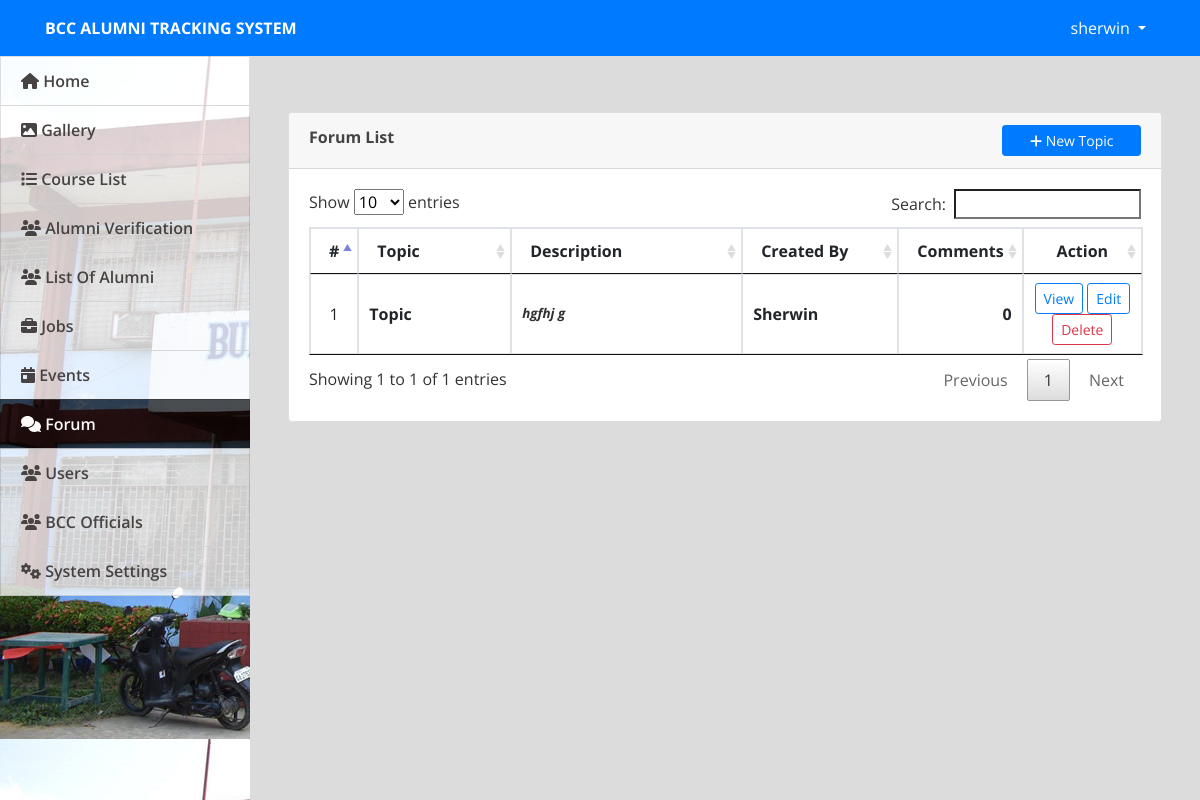
/admin/index.php?page=forums (signed in), run on the app's committed database.
### tables this page shows
CREATE TABLE `forum_topics` (
  `id` int(30) NOT NULL,
  `title` varchar(250) NOT NULL,
  `description` text NOT NULL,
  `user_id` int(30) NOT NULL,
  `date_created` datetime NOT NULL DEFAULT (CURRENT_DATE)
);

CREATE TABLE `users` (
  `id` int(30) NOT NULL,
  `name` text NOT NULL,
  `username` varchar(200) NOT NULL,
  `password` text NOT NULL,
  `type` tinyint(1) NOT NULL DEFAULT 3 COMMENT '1=Admin,2=Alumni officer, 3= alumnus',
  `auto_generated_pass` text NOT NULL,
  `alumnus_id` int(30) NOT NULL
);

### admin/forums.php (the view, shortened to what this page needs)
<?php include('db_connect.php');?>
<div class="container-fluid">
	<div class="col-lg-12">
		<div class="row">
			<div class="col-md-12">
				<div class="card">
					<div class="card-header">
						<b>Forum List</b>
						<span class="">
							<button class="btn btn-primary btn-block btn-sm col-sm-2 float-right" type="button" id="new_forum">
					<i class="fa fa-plus"></i> New Topic</button>
				</span>
					</div>
					<div class="card-body">
						<table class="table table-bordered table-condensed table-hover">
							<colgroup>
								<col width="5%">
								<col width="20%">
								<col width="30%">
								<col width="20%">
								<col width="10%">
								<col width="15%">
							</colgroup>
							<thead>
								<tr>
									<th class="text-center">#</th>
									<th class="">Topic</th>
									<th class="">Description</th>
									<th class="">Created By</th>
									<th class="">Comments</th>
									<th class="text-center">Action</th>
								</tr>
							</thead>
							<tbody>
								<?php
								$i = 1;
								$Forum =  $conn->query("SELECT f.*,u.name from forum_topics f inner join users u on u.id = f.user_id order by f.id desc");
								while($row=$Forum->fetch_assoc()):
									 $trans = get_html_translation_table(HTML_ENTITIES,ENT_QUOTES);
								        unset($trans["\""], $trans["<"], $trans[">"], $trans["<h2"]);
								        $desc = strtr(html_entity_decode($row['description']),$trans);
								        $desc=str_replace(array("<li>","</li>"), array("",","), $desc);
								        $count_comments = $conn->query("SELECT * FROM forum_comments where topic_id = ".$row['id'])->num_rows;
								?>
								<tr>
									<td class="text-center"><?php echo $i++ ?></td>
									<td class="">
										 <p><b><?php echo ucwords($row['title']) ?></b></p>
									</td>
									<td class="">
										 <p class="truncate"><b><?php echo $desc ?></b></p>
									</td>
									<td class="">
										 <p><b><?php echo ucwords($row['name']) ?></b></p>
									</td>
									<td class="text-right">
										 <p><b><?php echo number_format($count_comments) ?></b></p>
									</td>
									<td class="text-center">
										<a class="btn btn-sm btn-outline-primary view_forum" href="../index.php?page=view_forum&id=<?php echo $row['id'] ?>" target="_blank" data-id="<?php echo $row['id'] ?>" >View</a>
										<button class="btn btn-sm btn-outline-primary edit_forum" type="button" data-id="<?php echo $row['id'] ?>" >Edit</button>
										<button class="btn btn-sm btn-outline-danger delete_forum" type="button" data-id="<?php echo $row['id'] ?>">Delete</button>
									</td>
								</tr>
								<?php endwhile; ?>
							</tbody>
						</table>
					</div>
				</div>
			</div>
		</div>
	</div>
</div>

### admin/assets/css/style.css (style rules this page uses)
body { font-family: "Open Sans", sans-serif; color: #444444; width: 100%; height: calc(100%); }
a { color: #1977cc; }
.truncate { overflow: hidden; text-overflow: ellipsis; display: -webkit-box; -webkit-line-clamp: 3; -webkit-box-orient: vertical; font-size: smaller; color: #000000cf; font-style: italic; }

### admin/index.php (style rules this page uses)
body { background: #80808045; }

### admin/forums.php (style rules this page uses)
td { vertical-align: middle !important; }
td p { margin: unset }

### data on the page
forum_topics: title "Topic", description "hgfhj g", user.name "Sherwin", count_comments "0"

### other printed values
$_SESSION['system']['name'] "BCC ALUMNI TRACKING SYSTEM"
$_SESSION['login_name'] "sherwin"
